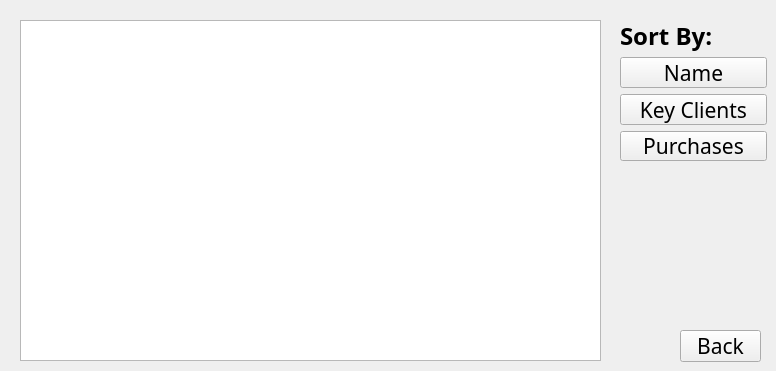
      <widget class="QWidget" name="listings">
       <widget class="QTableView" name="table_listings">
        <property name="geometry">
         <rect>
          <x>20</x>
          <y>20</y>
          <width>581</width>
          <height>341</height>
         </rect>
        </property>
        <property name="font">
         <font>
          <family>Heiti SC</family>
          <pointsize>14</pointsize>
         </font>
        </property>
       </widget>
       <widget class="QPushButton" name="back1">
        <property name="geometry">
         <rect>
          <x>680</x>
          <y>330</y>
          <width>81</width>
          <height>32</height>
         </rect>
        </property>
        <property name="font">
         <font>
          <family>Heiti SC</family>
          <pointsize>16</pointsize>
         </font>
        </property>
        <property name="text">
         <string>Back</string>
        </property>
       </widget>
       <widget class="QWidget" name="verticalLayoutWidget_2">
        <property name="geometry">
         <rect>
          <x>620</x>
          <y>20</y>
          <width>147</width>
          <height>141</height>
         </rect>
        </property>
        <layout class="QVBoxLayout" name="verticalLayout_2">
         <item>
          <widget class="QLabel" name="SortBy_label">
           <property name="enabled">
            <bool>true</bool>
           </property>
           <property name="font">
            <font>
             <family>Heiti SC</family>
             <pointsize>18</pointsize>
             <weight>75</weight>
             <bold>true</bold>
             <kerning>true</kerning>
            </font>
           </property>
           <property name="text">
            <string>Sort By:</string>
           </property>
          </widget>
         </item>
         <item>
          <widget class="QPushButton" name="sort_name">
           <property name="font">
            <font>
             <family>Heiti SC</family>
             <pointsize>16</pointsize>
            </font>
           </property>
           <property name="text">
            <string>Name</string>
           </property>
          </widget>
         </item>
         <item>
          <widget class="QPushButton" name="sort_key">
           <property name="font">
            <font>
             <family>Heiti SC</family>
             <pointsize>16</pointsize>
            </font>
           </property>
           <property name="text">
            <string>Key Clients</string>
           </property>
          </widget>
         </item>
         <item>
          <widget class="QPushButton" name="sort_purchases">
           <property name="font">
            <font>
             <family>Heiti SC</family>
             <pointsize>16</pointsize>
            </font>
           </property>
           <property name="text">
            <string>Purchases</string>
           </property>
          </widget>
         </item>
        </layout>
       </widget>
      </widget>
